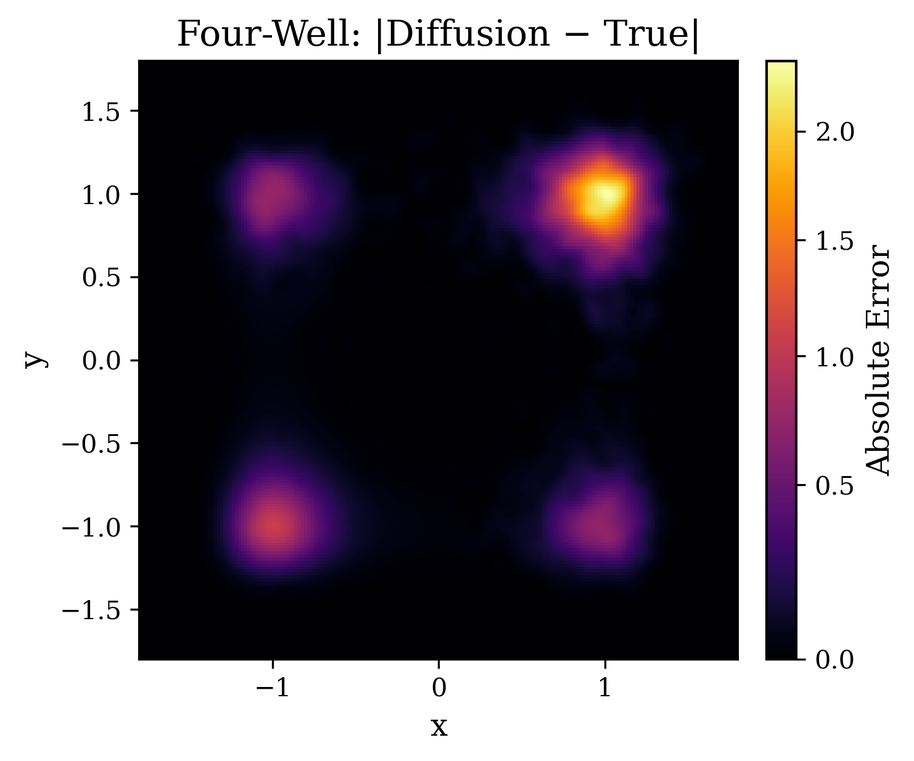
#> input picture abs_error/fourwell_abs_err_diffusion.png, 914 x 761 px, shrunk from 1482 x 1234 before the run
$ python stitch_abs_error.py
#> lines starting #> are read from the running program, lines starting #| are printed output that depends on the picture
#!/usr/bin/env python3
# -*- coding: utf-8 -*-

import os
import matplotlib.pyplot as plt
import matplotlib.image as mpimg

THIS_DIR = os.path.dirname(os.path.abspath(__file__))
SRC_DIR = os.path.join(THIS_DIR, "abs_error")

ORDER = [
    ["fourwell_abs_err_diffusion.png", "mueller_abs_err_diffusion.png", "ring_abs_err_diffusion.png"],
    ["fourwell_abs_err_levy.png", "mueller_abs_err_levy.png", "ring_abs_err_levy.png"],
]

def load_image(path):
#> called with path = 'abs_error/fourwell_abs_err_diffusion.png'
    if not os.path.exists(path):
        raise FileNotFoundError(f"Missing image: {path}")
    return mpimg.imread(path)
#> returned value is the input picture: shape (761, 914, 4) float32; mean R, G, B, A 0.488, 0.461, 0.492, 1

def main():
    fig, axes = plt.subplots(2, 3, figsize=(12, 8))
    for i in range(2):
        for j in range(3):
            img_path = os.path.join(SRC_DIR, ORDER[i][j])
            img = load_image(img_path)
            axes[i, j].imshow(img)
            axes[i, j].axis("off")

    plt.subplots_adjust(wspace=0.02, hspace=0.02)
    out_path = os.path.join(SRC_DIR, "abs_error_grid.png")
    plt.savefig(out_path, dpi=300, bbox_inches="tight", pad_inches=0.02)
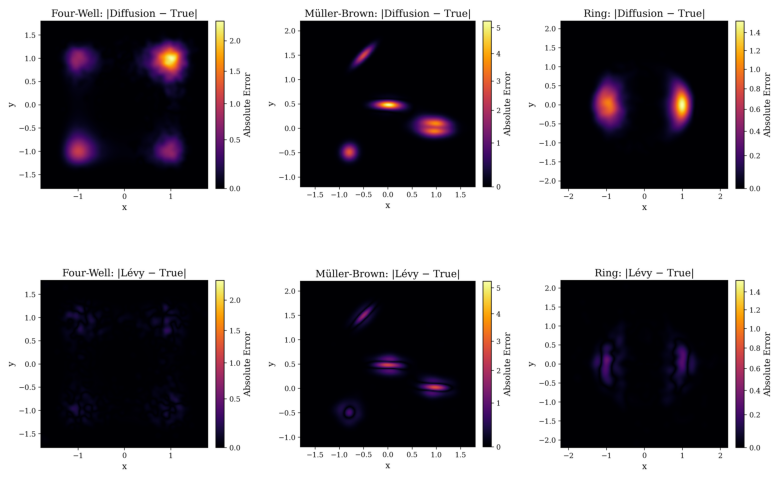
#> figure drawn by matplotlib, 6 panels
    plt.close()
    print(f"Saved: {out_path}")

if __name__ == "__main__":
    main()
